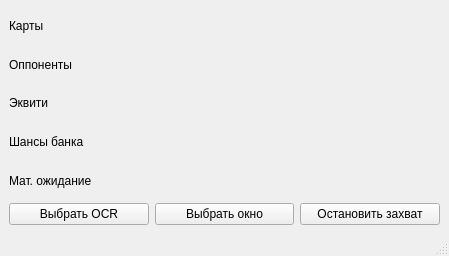
<?xml version="1.0" encoding="UTF-8"?>
<ui version="4.0">
 <class>MainWindow</class>
 <widget class="QMainWindow" name="MainWindow">
  <property name="geometry">
   <rect>
    <x>0</x>
    <y>0</y>
    <width>449</width>
    <height>256</height>
   </rect>
  </property>
  <property name="windowTitle">
   <string>Fortuna</string>
  </property>
  <widget class="QWidget" name="centralwidget">
   <layout class="QVBoxLayout" name="verticalLayout">
    <item>
     <widget class="QLabel" name="label">
      <property name="text">
       <string>Карты</string>
      </property>
     </widget>
    </item>
    <item>
     <widget class="QLabel" name="label_2">
      <property name="text">
       <string>Оппоненты</string>
      </property>
     </widget>
    </item>
    <item>
     <widget class="QLabel" name="label_3">
      <property name="text">
       <string>Эквити</string>
      </property>
     </widget>
    </item>
    <item>
     <widget class="QLabel" name="label_4">
      <property name="text">
       <string>Шансы банка</string>
      </property>
     </widget>
    </item>
    <item>
     <widget class="QLabel" name="label_5">
      <property name="text">
       <string>Мат. ожидание</string>
      </property>
     </widget>
    </item>
    <item>
     <layout class="QHBoxLayout" name="horizontalLayout">
      <item>
       <widget class="QPushButton" name="pushButton_2">
        <property name="text">
         <string>Выбрать OCR</string>
        </property>
       </widget>
      </item>
      <item>
       <widget class="QPushButton" name="pushButton_3">
        <property name="text">
         <string>Выбрать окно</string>
        </property>
       </widget>
      </item>
      <item>
       <widget class="QPushButton" name="pushButton">
        <property name="text">
         <string>Остановить захват</string>
        </property>
       </widget>
      </item>
     </layout>
    </item>
   </layout>
  </widget>
  <widget class="QStatusBar" name="statusbar"/>
  <action name="action_2">
   <property name="text">
    <string>Захватить стол</string>
   </property>
  </action>
 </widget>
 <resources/>
 <connections/>
</ui>
